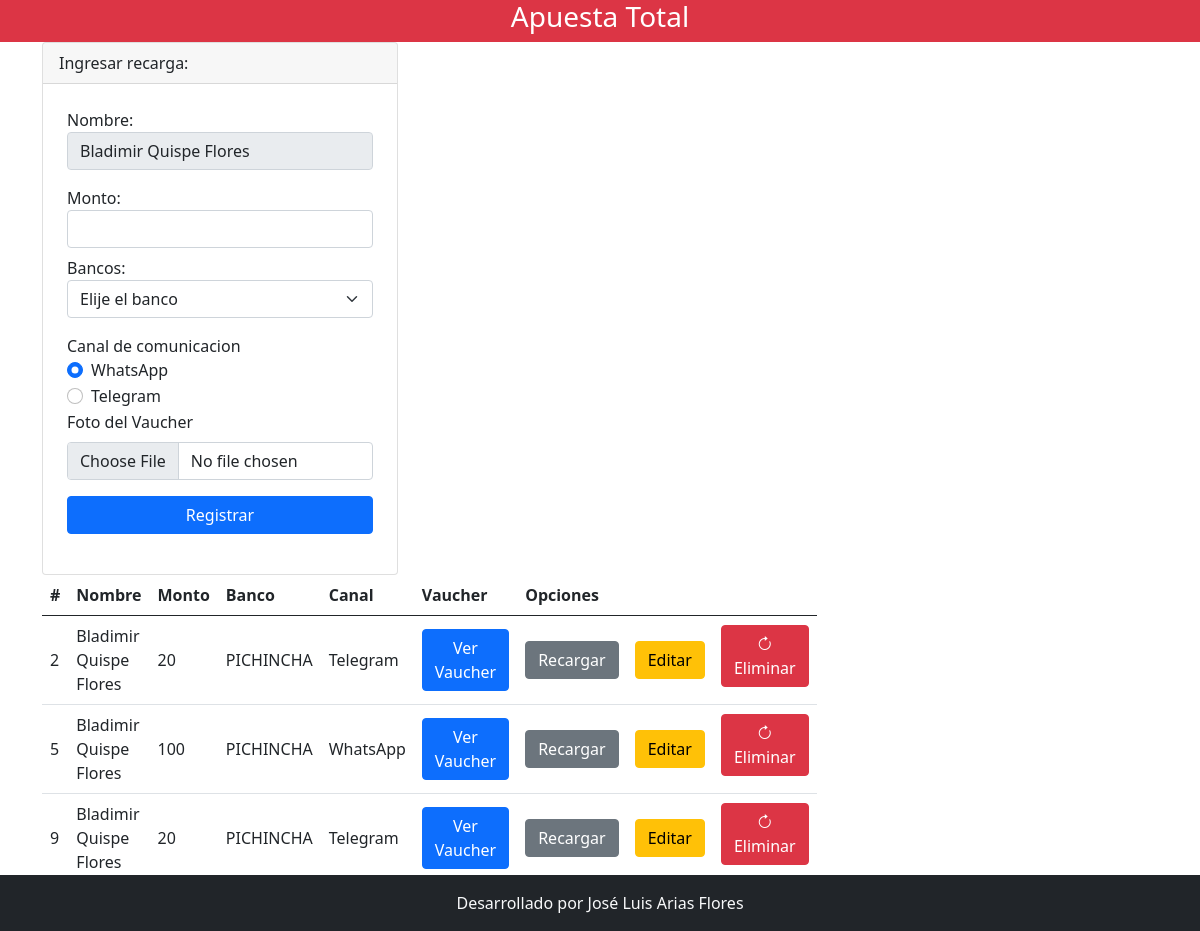
The app's page /recargar.php?id=2 with its own data.
### tables this page shows
CREATE TABLE `cliente` (
  `id_cliente` int(11) NOT NULL,
  `nombre` varchar(50) DEFAULT NULL,
  `edad` int(3) DEFAULT NULL,
  `correo` varchar(50) DEFAULT NULL,
  `telefono` varchar(9) DEFAULT NULL,
  `saldo` double DEFAULT NULL
);

CREATE TABLE `detalle_cliente_recarga` (
  `playerid` int(11) NOT NULL,
  `idcliente` int(11) NOT NULL,
  `monto_recarga` double DEFAULT NULL,
  `banco` varchar(50) DEFAULT NULL,
  `canal_comunicacion` varchar(50) DEFAULT NULL,
  `vaucher_deposito` varchar(50) DEFAULT NULL,
  `fecha_registro` datetime DEFAULT NULL,
  `estado` varchar(50) DEFAULT NULL
);

### recargar.php (the view, shortened to what this page needs)
<?php include 'template/header.php' ?>
<?php
        include_once 'model/conexion.php';
        $codigo=$_GET['id'];
        $sentences=$bd->prepare("select * from cliente inner join detalle_cliente_recarga on detalle_cliente_recarga.idcliente=cliente.id_cliente where idcliente=?");
        $sentences->execute([$codigo]);
        $persona=$sentences->fetch(PDO::FETCH_OBJ);
?>
<?php
        include_once 'model/conexion.php';
        $sentencia = $bd -> query("SELECT * from cliente inner join detalle_cliente_recarga on detalle_cliente_recarga.idcliente=cliente.id_cliente where idcliente=".$codigo." and estado='EN PROCESO'");
        $persona2 = $sentencia->fetchAll(PDO::FETCH_OBJ);
 ?>
<div class="container  ">
  <div class="row">
  <div class="col-sm-4">
      <div class="card">
        <div class="card-header">
          Ingresar recarga:
        </div>
        <form class="p-4" method="POST" action="registrar_recarga.php" enctype="multipart/form-data">
          <div class="mb-3">
            <label class="from-label">Nombre: </label>
            <input type="text" id="disabledInput" class="form-control" name="txtNombre" autofocus disabled require value="<?php  echo $persona->nombre; ?>">
          </div>
          <div class="mb-2">
            <label class="from-label">Monto: </label>
            <input type="number" id="disabledInput" class="form-control" name="txtMonto"  require>
          </div>
          <div class="mb-3">
          <label class="from-label">Bancos: </label>
              <select class="form-select" name="cbBancos" id="section" required>
                <option selected>Elije el banco</option>
            </select>
          </div>
          <div class="mb-3">
          <label for="Comunicacion">Canal de comunicacion</label>
            <div class="form-check">
              <input class="form-check-input" type="radio" id="W" name="rbMedios" value="WhatsApp" checked>
              <label class="form-check-label" for="W">
              WhatsApp
              </label>
          </div>
          <div class="form-check">
            <input class="form-check-input" id="T" type="radio" name="rbMedios" value="Telegram">
            <label class="form-check-label" for="T">
            Telegram
            </label>
          </div>
          <div class="mb-3">
          <label for="formFile" class="form-label">Foto del Vaucher</label>
          <input class="form-control" type="file" name="foto" accept="image/png,image/jpeg" required>
        </div>
          <div class="d-grid">
            <input type="submit" class="btn btn-primary" value="Registrar">
          </div>
        </form>
      </div>
    </div>
    <div class="col-sm-4">
          <table class="table mb-5 align-middle ">
            <thead>
              <tr>
                <th scope="col">#</th>
                <th scope="col">Nombre</th>
                <th scope="col">Monto</th>
                <th scope="col">Banco</th>
                <th scope="col">Canal</th>
                <th scope="col">Vaucher</th>
                <th scope="col" colspan="3">Opciones</th>
              </tr>
            </thead>
            <tbody>
              <?php
              foreach($persona2 as $dato){
              ?>
              <tr>
                <td scope="row"><?php echo $dato->playerid; ?></td>
                <td><?php echo $dato->nombre; ?></td>
                <td><?php echo $dato->monto_recarga; ?></td>
                <td><?php echo $dato->banco; ?></td>
                <td><?php echo $dato->canal_comunicacion; ?></td>
                <td> <a href="imgvaucher/<?=$dato->vaucher_deposito?>" class="btn btn-primary"  target="_blank" >
                                Ver Vaucher </a>
                </td>
                <td><button type="button" class="btn btn-secondary" data-bs-toggle="modal" data-bs-target="#exampleModal<?=$dato->playerid?>">
                      Recargar
                    </button></td>
                <td><button type="button" class="btn btn-warning" data-bs-toggle="modal" data-bs-target="#staticBackdrop<?=$dato->playerid?>">
                      Editar
                    </button></td>
                <td><a href="eliminar_recarga.php?playerid=<?php echo $dato->playerid; ?>" class="btn btn-danger mb-2">
                    <i class="bi bi-arrow-clockwise"></i> Eliminar</a></td>
              <?php
                }
              ?>
              </tr>
            </tbody>
          </table>
    </div>
  </div>
</div>
<?php include 'template/footer.php' ?>

### records on screen
cliente: txtNombre "Bladimir Quispe Flores"
detalle_cliente_recarga: playerid "2", idcliente.nombre "Bladimir Quispe Flores", monto_recarga "20", banco "PICHINCHA", canal_comunicacion "Telegram"
detalle_cliente_recarga: playerid "5", idcliente.nombre "Bladimir Quispe Flores", monto_recarga "100", banco "PICHINCHA", canal_comunicacion "WhatsApp"
detalle_cliente_recarga: playerid "9", idcliente.nombre "Bladimir Quispe Flores", monto_recarga "20", banco "PICHINCHA", canal_comunicacion "Telegram"
